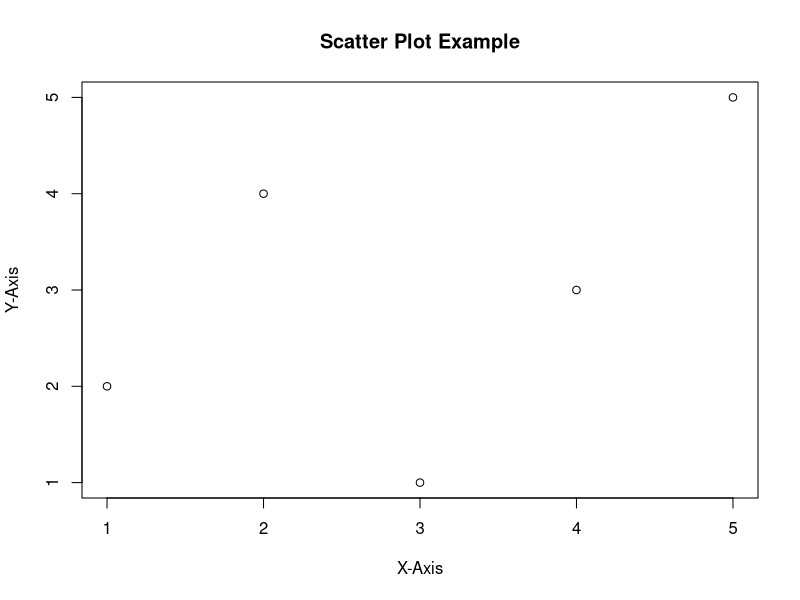
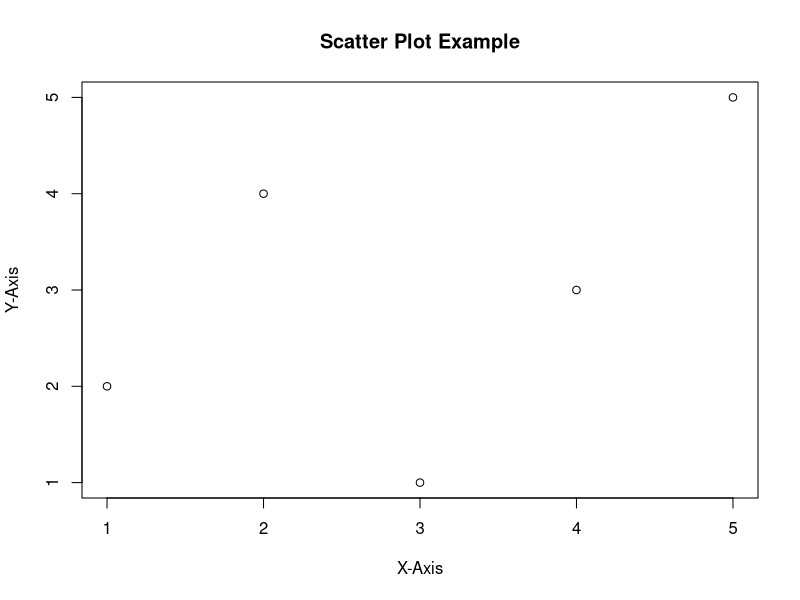

These figures' R source, in order:
## ---- chunk 1
#| output: FALSE
#| label: code-example
x <- c(1, 2, 3, 4, 5)
y <- c(2, 4, 1, 3, 5)
plot(x, y, main = "Scatter Plot Example", xlab = "X-Axis", ylab = "Y-Axis")
## ---- chunk 2
#| echo: FALSE
#| message: FALSE
#| warning: FALSE
x <- c(1, 2, 3, 4, 5)
y <- c(2, 4, 1, 3, 5)
plot(x, y, main = "Scatter Plot Example", xlab = "X-Axis", ylab = "Y-Axis")
